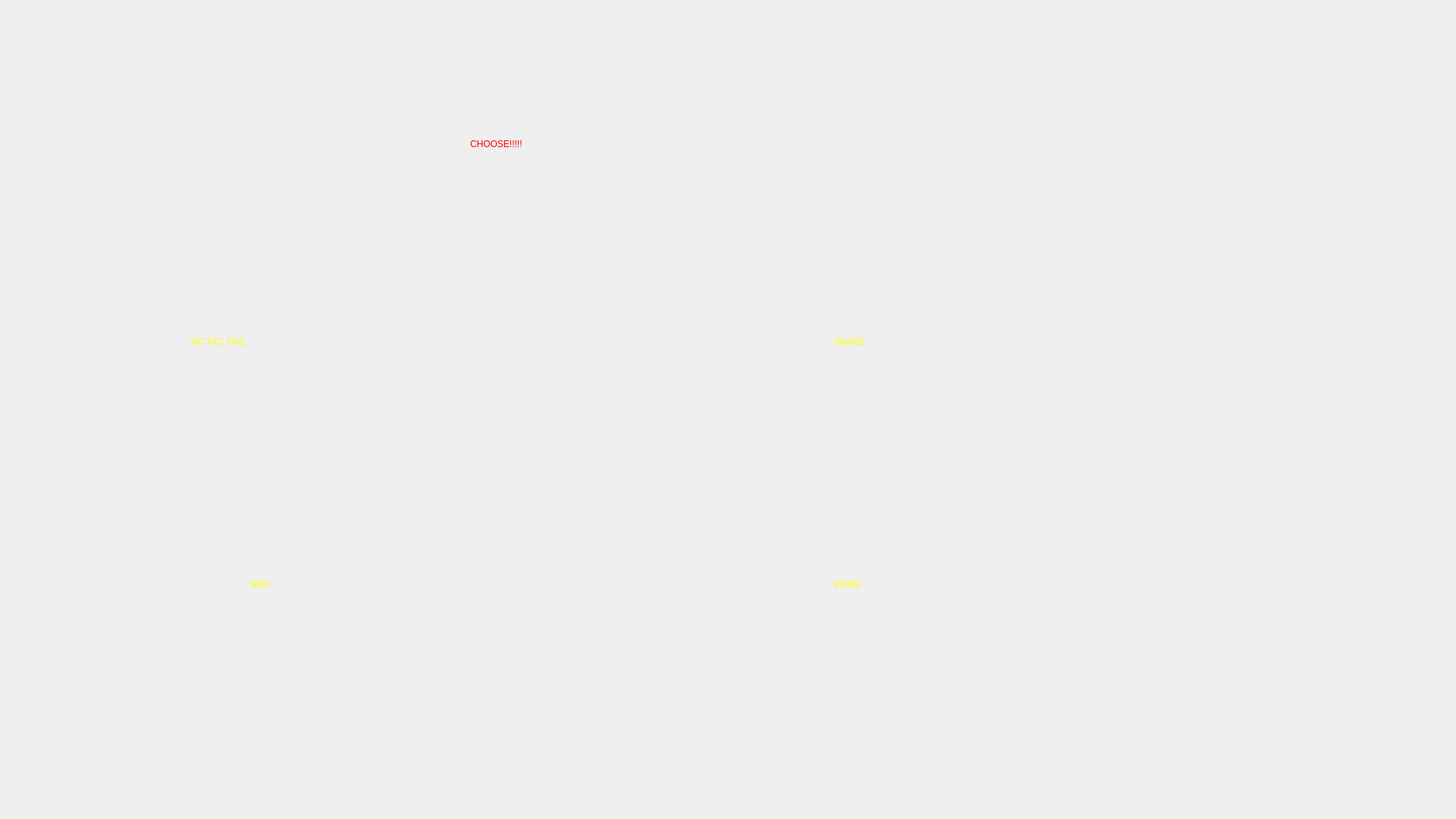
<?xml version="1.0" encoding="UTF-8"?>
<ui version="4.0">
 <class>choice</class>
 <widget class="QDialog" name="choice">
  <property name="geometry">
   <rect>
    <x>0</x>
    <y>0</y>
    <width>1920</width>
    <height>1080</height>
   </rect>
  </property>
  <property name="windowTitle">
   <string>Dialog</string>
  </property>
  <property name="styleSheet">
   <string notr="true">
	background-image: url(:/res1/choose.png);
    background-position: center;
    background-repeat: no-repeat;
    background-size: cover;
</string>
  </property>
  <widget class="QLabel" name="label_2">
   <property name="geometry">
    <rect>
     <x>1100</x>
     <y>430</y>
     <width>161</width>
     <height>41</height>
    </rect>
   </property>
   <property name="styleSheet">
    <string notr="true">font: 26pt &quot;Imprint MT Shadow&quot;;
color: rgb(255, 255, 0);</string>
   </property>
   <property name="text">
    <string>SNAKE</string>
   </property>
  </widget>
  <widget class="QLabel" name="label">
   <property name="geometry">
    <rect>
     <x>250</x>
     <y>430</y>
     <width>301</width>
     <height>41</height>
    </rect>
   </property>
   <property name="styleSheet">
    <string notr="true">font: 26pt &quot;Imprint MT Shadow&quot;;
color: rgb(255, 255, 0);</string>
   </property>
   <property name="text">
    <string>TIC TAC TOE</string>
   </property>
  </widget>
  <widget class="QPushButton" name="pushButton">
   <property name="geometry">
    <rect>
     <x>1030</x>
     <y>390</y>
     <width>351</width>
     <height>101</height>
    </rect>
   </property>
   <property name="styleSheet">
    <string notr="true">   background: transparent;
    border: none; 
</string>
   </property>
   <property name="text">
    <string/>
   </property>
  </widget>
  <widget class="QPushButton" name="pushButton_3">
   <property name="geometry">
    <rect>
     <x>200</x>
     <y>740</y>
     <width>351</width>
     <height>101</height>
    </rect>
   </property>
   <property name="styleSheet">
    <string notr="true">   background: transparent;
    border: none; </string>
   </property>
   <property name="text">
    <string/>
   </property>
  </widget>
  <widget class="QLabel" name="label_4">
   <property name="geometry">
    <rect>
     <x>1100</x>
     <y>750</y>
     <width>141</width>
     <height>41</height>
    </rect>
   </property>
   <property name="styleSheet">
    <string notr="true">font: 26pt &quot;Imprint MT Shadow&quot;;
color: rgb(255, 255, 0);</string>
   </property>
   <property name="text">
    <string>PONG</string>
   </property>
  </widget>
  <widget class="QLabel" name="label_5">
   <property name="geometry">
    <rect>
     <x>620</x>
     <y>150</y>
     <width>381</width>
     <height>79</height>
    </rect>
   </property>
   <property name="styleSheet">
    <string notr="true">font: 40pt &quot;Imprint MT Shadow&quot;;
color: rgb(255, 0, 0);</string>
   </property>
   <property name="text">
    <string>CHOOSE!!!!!</string>
   </property>
  </widget>
  <widget class="QPushButton" name="pushButton_2">
   <property name="geometry">
    <rect>
     <x>1030</x>
     <y>740</y>
     <width>304</width>
     <height>87</height>
    </rect>
   </property>
   <property name="styleSheet">
    <string notr="true">   background: transparent;
    border: none; 
</string>
   </property>
   <property name="text">
    <string/>
   </property>
  </widget>
  <widget class="QLabel" name="label_3">
   <property name="geometry">
    <rect>
     <x>330</x>
     <y>750</y>
     <width>91</width>
     <height>41</height>
    </rect>
   </property>
   <property name="styleSheet">
    <string notr="true">font: 26pt &quot;Imprint MT Shadow&quot;;
color: rgb(255, 255, 0);</string>
   </property>
   <property name="text">
    <string>SPR</string>
   </property>
  </widget>
  <widget class="QPushButton" name="pushButton_4">
   <property name="geometry">
    <rect>
     <x>200</x>
     <y>390</y>
     <width>351</width>
     <height>101</height>
    </rect>
   </property>
   <property name="styleSheet">
    <string notr="true">   background: transparent;
    border: none; 
</string>
   </property>
   <property name="text">
    <string/>
   </property>
  </widget>
 </widget>
 <resources/>
 <connections/>
</ui>
